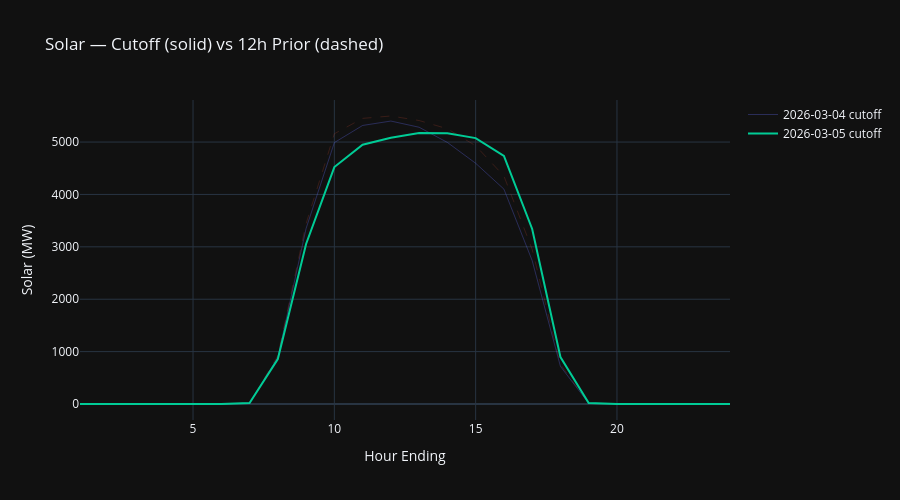

Notebook code for this chart:
### Code cell
# All dates — cutoff (solid) vs 12h lookback (dashed)
dates = sorted(df["forecast_date"].unique())

fig = go.Figure()
for d in dates:
    ddf = df[df["forecast_date"] == d].sort_values("hour_ending")
    opacity = 0.3 if d != latest_date else 1.0
    fig.add_trace(go.Scatter(
        x=ddf["hour_ending"], y=ddf["cutoff_solar_mw"],
        name=f"{d} cutoff",
        line=dict(width=2 if d == latest_date else 1),
        opacity=opacity,
        showlegend=True,
    ))
    fig.add_trace(go.Scatter(
        x=ddf["hour_ending"], y=ddf["solar_mw_12h"],
        name=f"{d} 12h",
        line=dict(dash="dash", width=1),
        opacity=opacity * 0.6,
        showlegend=False,
    ))

fig.update_layout(
    height=500, template="plotly_dark",
    title="Solar — Cutoff (solid) vs 12h Prior (dashed)",
    xaxis_title="Hour Ending", yaxis_title="Solar (MW)",
)
fig.show()

### Figure 1 — Plotly figure (JSON) as saved in the notebook; plotly's stock layout.template omitted (floating-point values rounded to 4 significant figures)
{"data": [{"line": {"width": 1}, "name": "2026-03-04 cutoff", "opacity": 0.3, "showlegend": true, "type": "scatter", "x": [1.0, 2.0, 3.0, 4.0, 5.0, 6.0, 7.0, 8.0, 9.0, 10.0, 11.0, 12.0, 13.0, 14.0, 15.0, 16.0, 17.0, 18.0, 19.0, 20.0, 21.0, 22.0, 23.0, 24.0], "y": [0.0, 0.0, 0.0, 0.0, 0.0, 0.0, 17.72, 888.6, 3350.0, 4990.0, 5317.0, 5401.0, 5283.0, 4993.0, 4595.0, 4102.0, 2738.0, 718.5, 13.34, 0.0, 0.0, 0.0, 0.0, 0.0]}, {"line": {"dash": "dash", "width": 1}, "name": "2026-03-04 12h", "opacity": 0.18, "showlegend": false, "type": "scatter", "x": [1.0, 2.0, 3.0, 4.0, 5.0, 6.0, 7.0, 8.0, 9.0, 10.0, 11.0, 12.0, 13.0, 14.0, 15.0, 16.0, 17.0, 18.0, 19.0, 20.0, 21.0, 22.0, 23.0, 24.0], "y": [0.0, 0.0, 0.0, 0.0, 0.0, 0.0, 18.81, 923.7, 3444.0, 5158.0, 5452.0, 5498.0, 5411.0, 5254.0, 4930.0, 4352.0, 2952.0, 756.1, 14.83, 0.0, 0.0, 0.0, 0.0, 0.0]}, {"line": {"width": 2}, "name": "2026-03-05 cutoff", "opacity": 1, "showlegend": true, "type": "scatter", "x": [1.0, 2.0, 3.0, 4.0, 5.0, 6.0, 7.0, 8.0, 9.0, 10.0, 11.0, 12.0, 13.0, 14.0, 15.0, 16.0, 17.0, 18.0, 19.0, 20.0, 21.0, 22.0, 23.0, 24.0], "y": [0.0, 0.0, 0.0, 0.0, 0.0, 0.0, 17.71, 858.1, 3054.0, 4523.0, 4949.0, 5081.0, 5173.0, 5168.0, 5076.0, 4735.0, 3341.0, 896.6, 20.84, 0.0, 0.0, 0.0, 0.0, 0.0]}, {"line": {"dash": "dash", "width": 1}, "name": "2026-03-05 12h", "opacity": 0.6, "showlegend": false, "type": "scatter", "x": [1.0, 2.0, 3.0, 4.0, 5.0, 6.0, 7.0, 8.0, 9.0, 10.0, 11.0, 12.0, 13.0, 14.0, 15.0, 16.0, 17.0, 18.0, 19.0, 20.0, 21.0, 22.0, 23.0, 24.0], "y": [NaN, NaN, NaN, NaN, NaN, NaN, NaN, NaN, NaN, NaN, NaN, NaN, NaN, NaN, NaN, NaN, NaN, NaN, NaN, NaN, NaN, NaN, NaN, NaN]}], "layout": {"height": 500, "title": {"text": "Solar — Cutoff (solid) vs 12h Prior (dashed)"}, "xaxis": {"title": {"text": "Hour Ending"}}, "yaxis": {"title": {"text": "Solar (MW)"}}}}
